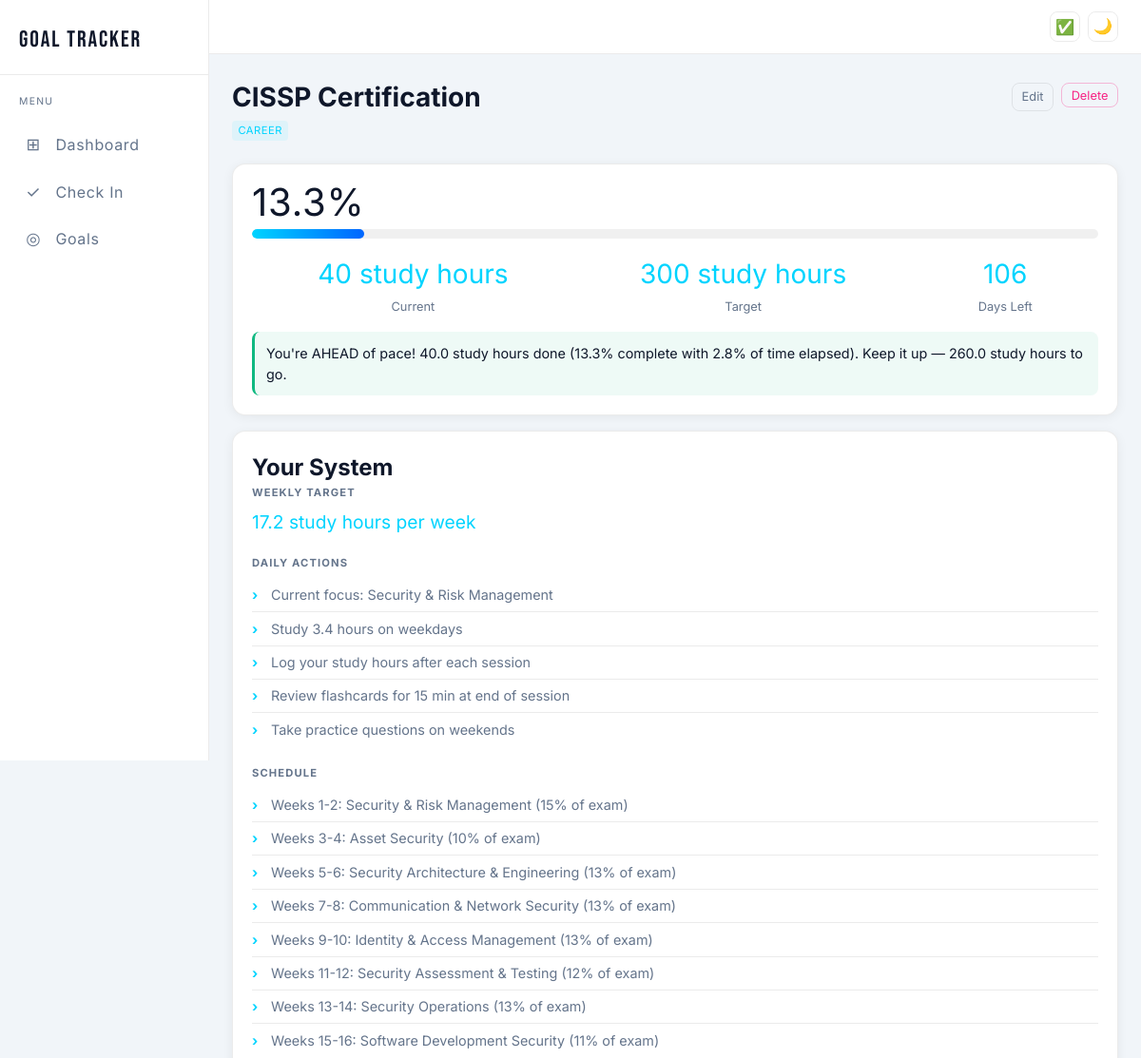
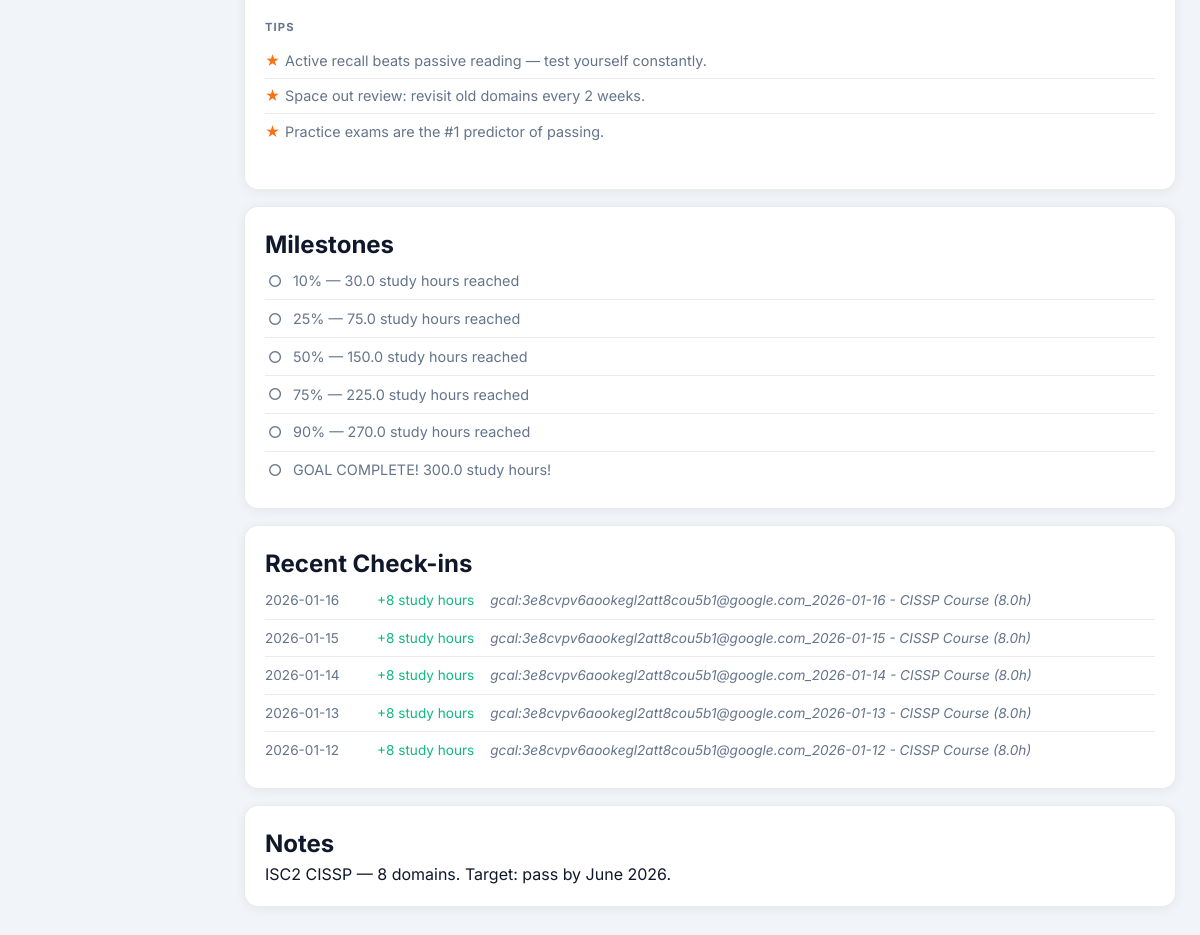
The page /goals/1 on the database its author committed (2 pictures, top to bottom).
### tables this page shows
CREATE TABLE goals (
            id INTEGER PRIMARY KEY AUTOINCREMENT,
            name TEXT NOT NULL,               -- "Run 1,000 miles"
            target_value REAL NOT NULL,        -- 1000
            current_value REAL DEFAULT 0,      -- How far you've gotten so far
            unit TEXT NOT NULL,                -- "miles", "books", "dollars"
            deadline TEXT NOT NULL,            -- "2026-12-31" (stored as text, ISO format)
            created_at TEXT NOT NULL,          -- When you created this goal
            category TEXT DEFAULT '',          -- Optional grouping like "fitness", "finance"
            notes TEXT DEFAULT '',             -- Any extra info about this goal
            start_value REAL DEFAULT 0,        -- Starting point (e.g., $30,000 for HYSA)
            system_type TEXT DEFAULT 'generic' -- Hints for the achievement system engine
        );

CREATE TABLE milestones (
            id INTEGER PRIMARY KEY AUTOINCREMENT,
            goal_id INTEGER NOT NULL,
            name TEXT NOT NULL,                -- "25% complete - 250 miles!"
            target_value REAL NOT NULL,        -- The value that triggers this milestone
            completed INTEGER DEFAULT 0,       -- 0=not yet, 1=done
            completed_at TEXT,
            FOREIGN KEY (goal_id) REFERENCES goals(id) ON DELETE CASCADE
        );

CREATE TABLE checkins (
            id INTEGER PRIMARY KEY AUTOINCREMENT,
            goal_id INTEGER NOT NULL,
            value REAL NOT NULL,              -- How much progress today
            date TEXT NOT NULL,               -- "2026-02-23"
            notes TEXT DEFAULT '',
            created_at TEXT NOT NULL,
            FOREIGN KEY (goal_id) REFERENCES goals(id) ON DELETE CASCADE
        );

### app.py (the view)
@app.route("/goals/<int:goal_id>")
def goal_detail(goal_id):
    goal = get_goal(goal_id)
    if not goal:
        flash("Goal not found.", "error")
        return redirect(url_for("goals_list"))
    system = generate_system(goal)
    milestones = get_milestones(goal_id)
    checkins = get_checkins(goal_id, limit=30)
    start = goal["start_value"] or 0
    total = goal["target_value"] - start
    done = goal["current_value"] - start
    pct = min((done / total * 100) if total > 0 else 0, 100)
    return render_template("goal_detail.html",
                           goal=goal,
                           system=system,
                           milestones=milestones,
                           checkins=checkins,
                           progress_pct=round(pct, 1))

### app.py (called while the page is built)
@app.template_filter("fmt_val")
def fmt_val(value, unit):
    rounded = f"{value:,.1f}".rstrip("0").rstrip(".")
    unit_lower = unit.strip().lower()
    if unit_lower in PREFIX_UNITS or unit.strip() in ("$", "£", "€"):
        symbol = "$" if unit_lower in ("dollars", "dollar", "usd") else unit.strip()
        return f"{symbol}{rounded}"
    return f"{rounded} {unit}"

@app.before_request
def ensure_csrf_token():
    if "csrf_token" not in session:
        session["csrf_token"] = secrets.token_hex(32)

@app.context_processor
def inject_csrf():
    return {
        "csrf_token": session.get("csrf_token", ""),
        "strava_configured": strava_configured(),
        "gcal_configured": gcal_configured(),
    }

### database.py (called while the page is built)
def get_db():
    db = sqlite3.connect(DATABASE)
    db.row_factory = sqlite3.Row
    db.execute("PRAGMA foreign_keys = ON")  # Enforce relationships between tables
    return db

def get_goal(goal_id):
    db = get_db()
    goal = db.execute("SELECT * FROM goals WHERE id = ?", (goal_id,)).fetchone()
    db.close()
    return goal

def get_checkins(goal_id, limit=30):
    db = get_db()
    checkins = db.execute(
        """SELECT * FROM checkins WHERE goal_id = ?
           ORDER BY date DESC LIMIT ?""",
        (goal_id, limit)
    ).fetchall()
    db.close()
    return checkins

def get_milestones(goal_id):
    db = get_db()
    milestones = db.execute(
        "SELECT * FROM milestones WHERE goal_id = ? ORDER BY target_value ASC",
        (goal_id,)
    ).fetchall()
    db.close()
    return milestones

### gcal.py (called while the page is built)
def is_configured():
    return bool(GCAL_ICAL_URL)

### strava.py (called while the page is built)
def is_configured():
    return all([STRAVA_CLIENT_ID, STRAVA_CLIENT_SECRET, STRAVA_REFRESH_TOKEN])

### systems.py (called while the page is built)
def _percentage_milestones(goal, percentages):
    start = goal["start_value"] or 0
    total = goal["target_value"] - start
    unit = goal["unit"]
    milestones = []
    for pct in percentages:
        value = start + (total * pct / 100)
        if pct == 100:
            name = f"GOAL COMPLETE! {goal['target_value']} {unit}!"
        else:
            name = f"{pct}% — {round(value, 1)} {unit} reached"
        milestones.append((name, round(value, 1)))
    return milestones

### templates/goal_detail.html (shortened to what this page needs)
{% extends "base.html" %}
{% block content %}
<div class="detail-header">
    <div class="detail-title-row">
        <h1>{{ goal.name }}</h1>
        <div class="detail-actions">
            <a href="/goals/{{ goal.id }}/edit" class="btn btn-secondary btn-small">Edit</a>
            <form method="POST" action="/goals/{{ goal.id }}/delete" style="display:inline"
                  onsubmit="return confirm('Delete \'{{ goal.name }}\'? This cannot be undone.')">
                <button type="submit" class="btn btn-danger btn-small">Delete</button>
            </form>
        </div>
    </div>
    {% if goal.category %}
    <span class="goal-category-tag">{{ goal.category }}</span>
    {% endif %}
</div>
<div class="card">
    <div class="detail-progress">
        <span class="progress-pct">{{ progress_pct }}%</span>
        <div class="progress-bar-container progress-bar-lg">
            <div class="progress-bar" style="width: {{ progress_pct }}%"></div>
        </div>
        <div class="detail-stats">
            <div class="stat">
                <span class="stat-value">{{ goal.current_value | fmt_val(goal.unit) }}</span>
                <span class="stat-label">Current</span>
            </div>
            <div class="stat">
                <span class="stat-value">{{ goal.target_value | fmt_val(goal.unit) }}</span>
                <span class="stat-label">Target</span>
            </div>
            <div class="stat">
                <span class="stat-value">{{ system.context.days_left }}</span>
                <span class="stat-label">Days Left</span>
            </div>
        </div>
    </div>
    <div class="pace-detail pace-detail-{{ system.pace_status }}">
        {{ system.pace_detail }}
    </div>
</div>
<div class="card">
    <h2>Your System</h2>
    <div class="system-section">
        <h3>Weekly Target</h3>
        <p class="system-highlight">{{ system.weekly_target }}</p>
    </div>
    <div class="system-section">
        <h3>Daily Actions</h3>
        <ul class="system-list">
            {% for action in system.daily_actions %}
            <li>{{ action }}</li>
            {% endfor %}
        </ul>
    </div>
    <div class="system-section">
        <h3>Schedule</h3>
        <ul class="system-list schedule-list">
            {% for item in system.schedule %}
            <li>{{ item }}</li>
            {% endfor %}
        </ul>
    </div>
    {% if system.tips %}
    <div class="system-section">
        <h3>Tips</h3>
        <ul class="system-list tips-list">
            {% for tip in system.tips %}
            <li>{{ tip }}</li>
            {% endfor %}
        </ul>
    </div>
    {% endif %}
</div>
<div class="card">
    <h2>Milestones</h2>
    <div class="milestones-list">
        {% for m in milestones %}
        <div class="milestone {{ 'milestone-done' if m.completed else '' }}">
            <span class="milestone-icon">{{ '✓' if m.completed else '○' }}</span>
            <span class="milestone-name">{{ m.name }}</span>
        </div>
        {% endfor %}
    </div>
</div>
<div class="card">
    <h2>Recent Check-ins</h2>
    {% if checkins %}
    <div class="checkin-history">
        {% for c in checkins %}
        <div class="history-entry">
            <span class="history-date">{{ c.date }}</span>
            <span class="history-value">+{{ c.value | fmt_val(goal.unit) }}</span>
            {% if c.notes %}
            <span class="history-notes">{{ c.notes }}</span>
            {% endif %}
        </div>
        {% endfor %}
    </div>
    {% else %}
    <p class="empty-state-text">No check-ins yet. <a href="/checkin">Log your first one!</a></p>
    {% endif %}
</div>
{% if goal.notes %}
<div class="card">
    <h2>Notes</h2>
    <p>{{ goal.notes }}</p>
</div>
{% endif %}
{% endblock %}

### rows shown on the page
goals: name "CISSP Certification", category "CAREER", current_value|fmt_val "40 study hours", target_value|fmt_val "300 study hours", notes "ISC2 CISSP — 8 domains. Target: pass by June 2026."
milestones: completed "○", name "10% — 30.0 study hours reached"
milestones: completed "○", name "25% — 75.0 study hours reached"
milestones: completed "○", name "50% — 150.0 study hours reached"
milestones: completed "○", name "75% — 225.0 study hours reached"
milestones: completed "○", name "90% — 270.0 study hours reached"
milestones: completed "○", name "GOAL COMPLETE! 300.0 study hours!"
checkins: date "2026-01-16", value|fmt_val "8 study hours", notes "gcal:3e8cvpv6aookegl2att8cou5b1@google.com_2026-01-16 - CISSP Course (8.0h)"
checkins: date "2026-01-15", value|fmt_val "8 study hours", notes "gcal:3e8cvpv6aookegl2att8cou5b1@google.com_2026-01-15 - CISSP Course (8.0h)"
checkins: date "2026-01-14", value|fmt_val "8 study hours", notes "gcal:3e8cvpv6aookegl2att8cou5b1@google.com_2026-01-14 - CISSP Course (8.0h)"
checkins: date "2026-01-13", value|fmt_val "8 study hours", notes "gcal:3e8cvpv6aookegl2att8cou5b1@google.com_2026-01-13 - CISSP Course (8.0h)"
checkins: date "2026-01-12", value|fmt_val "8 study hours", notes "gcal:3e8cvpv6aookegl2att8cou5b1@google.com_2026-01-12 - CISSP Course (8.0h)"

### other values the page prints
{{ progress_pct }} "13.3"
{{ system.context.days_left }} "106"
{{ system.pace_detail }} "You're AHEAD of pace! 40.0 study hours done (13.3% complete with 2.8% of time elapsed). Keep it up — 260.0 study hours to go."
{{ system.weekly_target }} "17.2 study hours per week"
{{ action }} "Current focus: Security & Risk Management" "Study 3.4 hours on weekdays" "Log your study hours after each session" "Review flashcards for 15 min at end of session" "Take practice questions on weekends"
{{ item }} "Weeks 1-2: Security & Risk Management (15% of exam)" "Weeks 3-4: Asset Security (10% of exam)" "Weeks 5-6: Security Architecture & Engineering (13% of exam)" "Weeks 7-8: Communication & Network Security (13% of exam)" "Weeks 9-10: Identity & Access Management (13% of exam)" "Weeks 11-12: Security Assessment & Testing (12% of exam)" "Weeks 13-14: Security Operations (13% of exam)" "Weeks 15-16: Software Development Security (11% of exam)"
{{ tip }} "Active recall beats passive reading — test yourself constantly." "Space out review: revisit old domains every 2 weeks." "Practice exams are the #1 predictor of passing."
